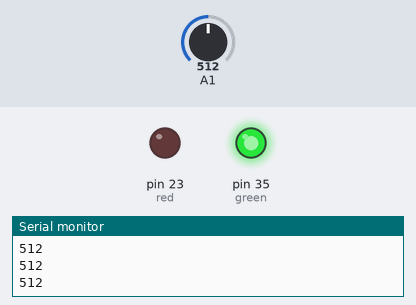
The sketch below on a simulated Arduino Mega 2560, built with avr-gcc and run on an emulated ATmega2560. Shown: output pins drawn as LEDs (lit = HIGH), the last lines printed to the serial monitor. Dashed ring = blinking. The test bench sets the inputs (shaded band); at power-on: A1 = 512.

Above: at 1.3 s.
1.4 s: A1 set to 593
2.9 s: A1 set to 609
At 3.1 s:
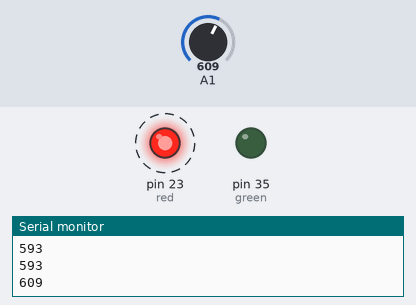
5.9 s: A1 set to 590
At 6.4 s:
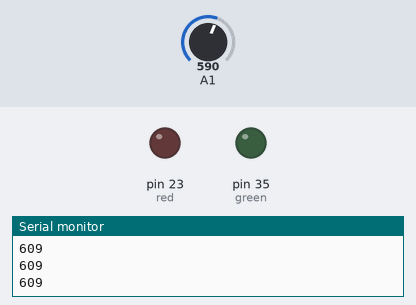
Timing chart, 0 to 8.9 s (numbered marks = the images above; inputs shaded):
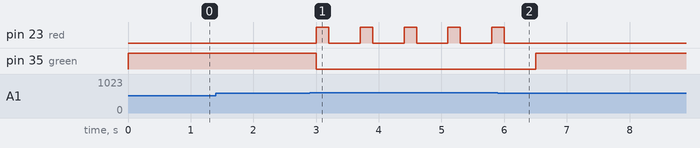

The sketch:

Pro2_soil_Led.ino
```cpp
/* SmartFarm MMB BD Pro2 Soil_Led
   www.blueinno.co.kr
   2020. 11. 10
 */
float waterAdc;
int waterValue;

int red = 23;
int green = 35;
void setup() {
  Serial.begin(9600);
  pinMode(red, OUTPUT);
  pinMode(green, OUTPUT);
 }

void loop(){
  int soil = analogRead(A1);
  Serial.println(soil);
  if (soil > 600) {
    digitalWrite(green, LOW);
    digitalWrite(red, HIGH);
    delay(200);
    digitalWrite(red, LOW);
  }
  else {
    digitalWrite(green, HIGH);
  }
  delay(500);
}
```

Measured:
- the behaviour switches between 600 and 601 on A1 (found by bisection; images 0 and 1)
- after the input at 2.9 s, pin 23 (red): alternates HIGH for 0.20 s and LOW for 0.50 s, starting after 0.10 s; pin 35 (green): HIGH → LOW after 0.10 s
- after the input at 5.9 s, pin 23 (red): goes on until 6.0 s, then stays LOW; pin 35 (green): LOW → HIGH after 0.60 s
